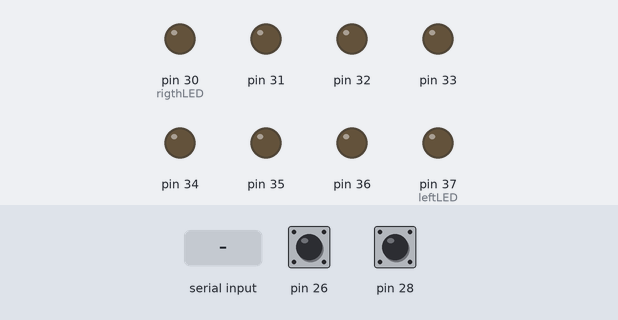
A sketch run on a simulated Arduino Mega 2560, built with avr-gcc and run on an emulated ATmega2560. Parts: output pins drawn as LEDs (lit = HIGH). Inputs (shaded band) come from the test bench; at power-on: pin 26 HIGH, pin 28 HIGH. What the sketch prints to the serial monitor is not drawn.

Above: at 1.2 s.
1.3 s: byte 1 (1) received over Serial
At 1.8 s:
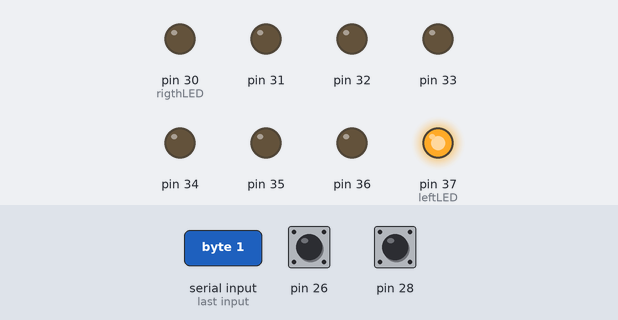
At 2.3 s:
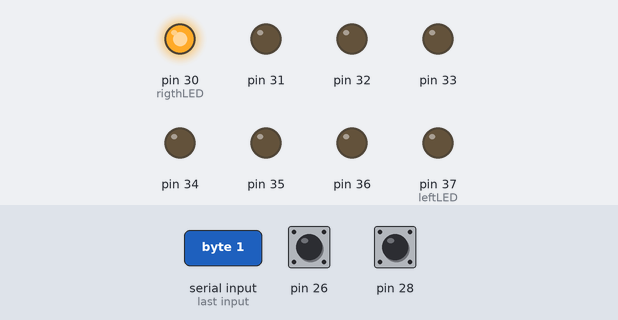
4.3 s: pin 26 pulled LOW for 3.2 s
At 5.3 s:
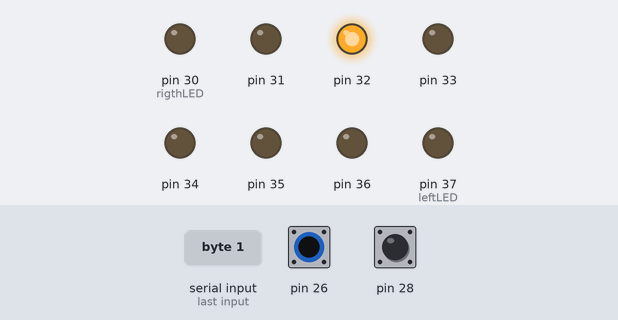
9.0 s: pin 28 pulled LOW for 0.15 s
10.6 s: pin 28 pulled LOW for 1 s
13.1 s: pin 26 driven LOW and pin 28 driven LOW
15.0 s: pin 26 pulsed HIGH 5 times (0.12 s each, 0.3 s apart)
Timing chart, 0 to 18.0 s (numbered marks = the images above; inputs shaded):
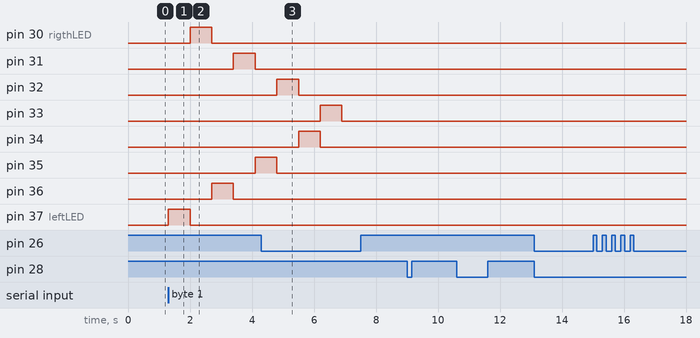

Measured:
- after the input at 1.3 s, pin 30 (rigthLED): LOW → HIGH after 0.70 s, → LOW 0.70 s later; pin 31: LOW → HIGH after 2.1 s, → LOW 0.70 s later; pin 35: LOW → HIGH after 2.8 s; pin 36: LOW → HIGH after 1.4 s, → LOW 0.70 s later; pin 37 (leftLED): LOW → HIGH at once, → LOW 0.70 s later
- after the input at 9.0 s, every drawn part: stays the same
- after the input at 10.6 s, every drawn part: stays the same
- after the input at 13.1 s, every drawn part: stays the same
- after the input at 15.0 s, every drawn part: stays the same

The sketch:

lab-2.ino
```cpp
boolean statusButton;
boolean buttOne;
boolean buttTwo;

void setup() {
 Serial.begin(9600);
 pinMode(28, INPUT_PULLUP);
 pinMode(26, INPUT_PULLUP);

 pinMode(37, OUTPUT);
 pinMode(36, OUTPUT);
 pinMode(35, OUTPUT);
 pinMode(34, OUTPUT);
 pinMode(33, OUTPUT);
 pinMode(32, OUTPUT);
 pinMode(31, OUTPUT);
 pinMode(30, OUTPUT);

}

void loop() {
  if (Serial.available() > 0) {
    char inByte = Serial.read();
      if(inByte == 1) {
       int leftLED = 37;
       int rigthLED = 30;
        while(rigthLED != 34) {
         digitalWrite(leftLED, 1);
         delay(700);
         digitalWrite(leftLED, 0);
         leftLED = leftLED - 1;
         // -------
         digitalWrite(rigthLED, 1);
         delay(700);
         digitalWrite(rigthLED, 0);
         rigthLED = rigthLED + 1;
        }
      }

      if(inByte == 2) {
       int led = 37;
        while(led != 29) {
          digitalWrite(led, 1);
          delay(700);
          digitalWrite(led, 0);
          led = led - 1;
        }
      }
}


  if(!digitalRead(26)==1){
    Serial.write(1);
    delay(200);
  }

  if(!digitalRead(28)==1){
    Serial.write(2);
    delay(200);
  }
}
```
